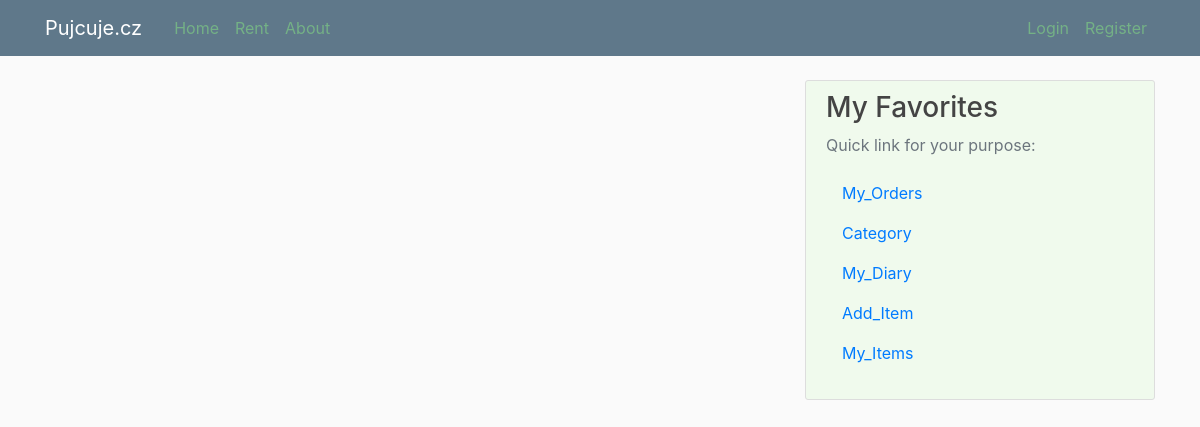
The app's page /category/2/, older data.
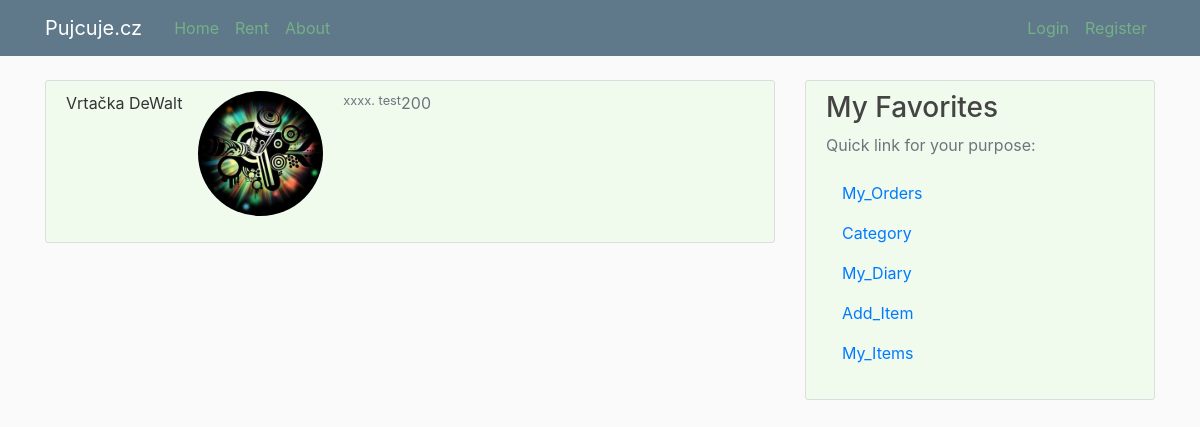
The same page, newer data.
### blog/models.py (models this page shows, shortened)
class Item(models.Model):
    title = models.CharField(max_length=100)
    price = models.IntegerField()
    content = models.TextField()
    image = models.ImageField(default='default_item.jpg', upload_to='item_pics')
    category = models.ForeignKey(Category, on_delete=models.CASCADE)
    author = models.ForeignKey(User, on_delete=models.CASCADE)

### blog/views.py (the view)
# urls.py: path('category/<int:category_id>/', views.category_list, name='category-list'),
def category_list(request,category_id):
    test = Item.objects.filter(category=category_id).values()
    print(test)
    context = {
        'categories': Item.objects.filter(category=category_id).values()
    }
    return render(request, 'blog/category_list.html', context)

### blog/templates/blog/category_list.html (shortened to what this page needs)
{% extends "blog/base.html" %}
{% block content %}
    {% for item in categories %}
        <article class="media content-section">
              <a class="mr-3"> {{ item.title }} </a>
                <img class="rounded-circle account-img" src="../../media/{{ item.image }}">
              <small class="text-muted"> {{ item.content }} </small>
            <br>
            <a class="text-muted"> {{ item.price }}</a>
        </article>
    {% endfor %}
{% endblock content %}

Row changes from the older to the newer data that the page shows:
added Item: title "Vrtačka DeWalt", image (placeholder picture), content "xxxx. test", price "200"
